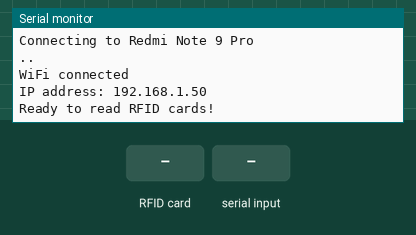
Bench run of a sketch on a simulated ESP8266 (NodeMCU). On the bench: the last lines printed to the serial monitor. The test bench sets the inputs (shaded band). WiFi joins after 1.5 s; servers stay silent unless stated; uploads are accepted with an empty reply.

Above: at 3.2 s.
3.3 s: RFID card 5E 7A 19 C4 held to the reader
At 4.7 s:
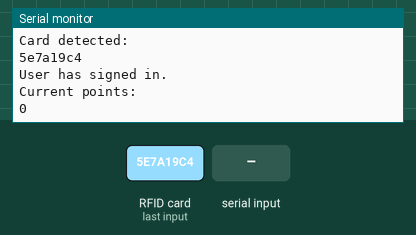
4.8 s: "90,45,200\n" received over the second serial link
At 6.69 s:
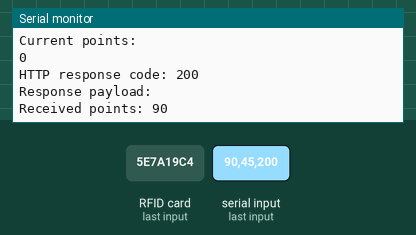
7.8 s: RFID card 5E 7A 19 C4 held to the reader
At 9.9 s:
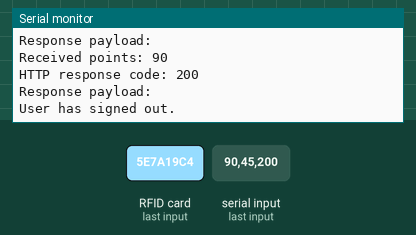
10.2 s: "30,150,10\n" received over the second serial link
At 12.5 s:
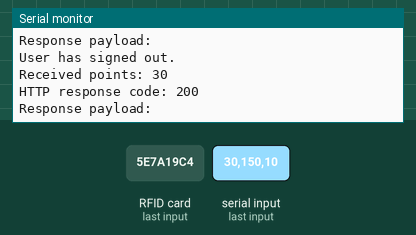

The sketch:

ThesisIOTCode.ino
```cpp
#include <ESP8266WiFi.h>
#include <SPI.h>
#include <MFRC522.h>
#include <SoftwareSerial.h>
#include <ESP8266HTTPClient.h>

#define SS_PIN D3
#define RST_PIN D4

// Declaration of variables and other initializations
SoftwareSerial arduinoSerial(4, 5);  // RX, TX
MFRC522 mfrc522(SS_PIN, RST_PIN);   // Create MFRC522 instance
String userName = "User";          // Set user name
bool isSignedIn = false;            // Track sign-in status
void(* resetFunc) (void) = 0;     // Declare reset function at address 0

const char* ssid = "Redmi Note 9 Pro";
const char* password = "Milard123";

int user_points = 0; // Initialization of accumulated user points

// Add WiFiClient object
WiFiClient client;

String cardID = ""; // Declare cardID variable outside the loop

void setup() {
  Serial.begin(9600);         // Initialize the serial communication for debugging
  arduinoSerial.begin(9600);  // Initialize the software serial communication with Arduino
  WiFi.begin(ssid, password);
  Serial.println();
  Serial.print("Connecting to ");
  Serial.println(ssid);
  while (WiFi.status() != WL_CONNECTED) {
    delay(1000);
    Serial.print(".");
  }
  Serial.println("");
  Serial.println("WiFi connected");
  Serial.print("IP address: ");
  Serial.println(WiFi.localIP());
  while (!Serial);      // Wait for the serial port to open

  SPI.begin();          // Initialize SPI bus
  mfrc522.PCD_Init();   // Initialize MFRC522 RFID reader

  Serial.println("Ready to read RFID cards!");
  Serial.println();
}

void loop() {
  // Look for new cards
  if (mfrc522.PICC_IsNewCardPresent() && mfrc522.PICC_ReadCardSerial()) {
    Serial.println("Card detected:");
    cardID = "";
    for (byte i = 0; i < mfrc522.uid.size; i++) {
      cardID.concat(String(mfrc522.uid.uidByte[i] < 0x10 ? "0" : ""));
      cardID.concat(String(mfrc522.uid.uidByte[i], HEX));
    }
    Serial.println(cardID);
    delay(1000);

    if (isSignedIn) {
      // Sign out User and send signal to Arduino to stop executing its code
      Serial.print(userName);
      Serial.println(" has signed out.");
      Serial.println();
      isSignedIn = false;
      mfrc522.PICC_HaltA();  // Stop reading
      mfrc522.PCD_StopCrypto1();
      delay(1000);
      arduinoSerial.write("stop");
      delay(2000);
      String command = arduinoSerial.readStringUntil('\n');
      user_points = command.toInt();
      Serial.print("Received points: ");
      Serial.println(user_points);
      sendToDatabase(cardID, user_points); // Send cardID and user_points to the database
      delay(2000);
      Serial.println("Current points:");
      Serial.println(user_points);
      delay(5000);
      resetFunc(); // Call reset
    } else {
      // Sign in User and send signal to Arduino to start executing its code
      Serial.print(userName);
      Serial.println(" has signed in.");
      Serial.println();
      Serial.println("Current points:");
      Serial.println(user_points);
      isSignedIn = true;
      arduinoSerial.write("start");
      delay(2000);
      sendToDatabase(cardID, user_points);
      String user_pointsString = String(user_points);
      arduinoSerial.write(user_pointsString.c_str());
      while (isSignedIn == true) {
        if (mfrc522.PICC_IsNewCardPresent() && mfrc522.PICC_ReadCardSerial()) {
          Serial.print(userName);
          Serial.println(" has signed out.");
          Serial.println();
          isSignedIn = false;
          mfrc522.PICC_HaltA();  // Stop reading
          mfrc522.PCD_StopCrypto1();
          delay(1000);
          arduinoSerial.write("stop");
          delay(2000);
          String command = arduinoSerial.readStringUntil('\n');
          user_points = command.toInt();
          Serial.print("Received points: ");
          Serial.println(user_points);
          sendToDatabase(cardID, user_points); // Send cardID and user_points to the database
          delay(2000);
          Serial.println("Current points:");
          Serial.println(user_points);
          delay(5000);
          resetFunc(); // Call reset
        } else if (arduinoSerial.available()) {
            String command = arduinoSerial.readStringUntil('\n');
            user_points = command.toInt();
            Serial.print("Received points: ");
            Serial.println(user_points);
            sendToDatabase(cardID, user_points); // Send cardID and user_points to the database
            delay(2000);
          }
      }
    }
  }
}

void sendToDatabase(const String& cardID, int points) {
  if (WiFi.status() == WL_CONNECTED) {
    HTTPClient http;
    String url = "http://192.168.43.204/admin_thesiss/scripts/login.php";
    url += "?cardID=" + cardID + "&points=" + String(points);
    http.begin(client, url);

    int httpCode = http.GET();
    if (httpCode == HTTP_CODE_OK || httpCode == HTTP_CODE_CREATED) {
      // HTTP request successful
      Serial.print("HTTP response code: ");
      Serial.println(httpCode);

      String payload = http.getString();
      Serial.println("Response payload: " + payload);
    } else {
      // Error occurred during HTTP request
      Serial.print("HTTP request error: ");
      Serial.println(http.errorToString(httpCode));
    }
    http.end();
  }
}
```

Measured:
- after the input at 3.3 s, the serial monitor: prints a new line at once (image 1)
- after the input at 4.8 s, the serial monitor: prints a new line after 1.7 s (image 2)
- after the input at 7.8 s, the serial monitor: prints a new line after 0.94 s (image 3)
- after the input at 10.2 s, the serial monitor: prints a new line after 1.5 s (image 4)
